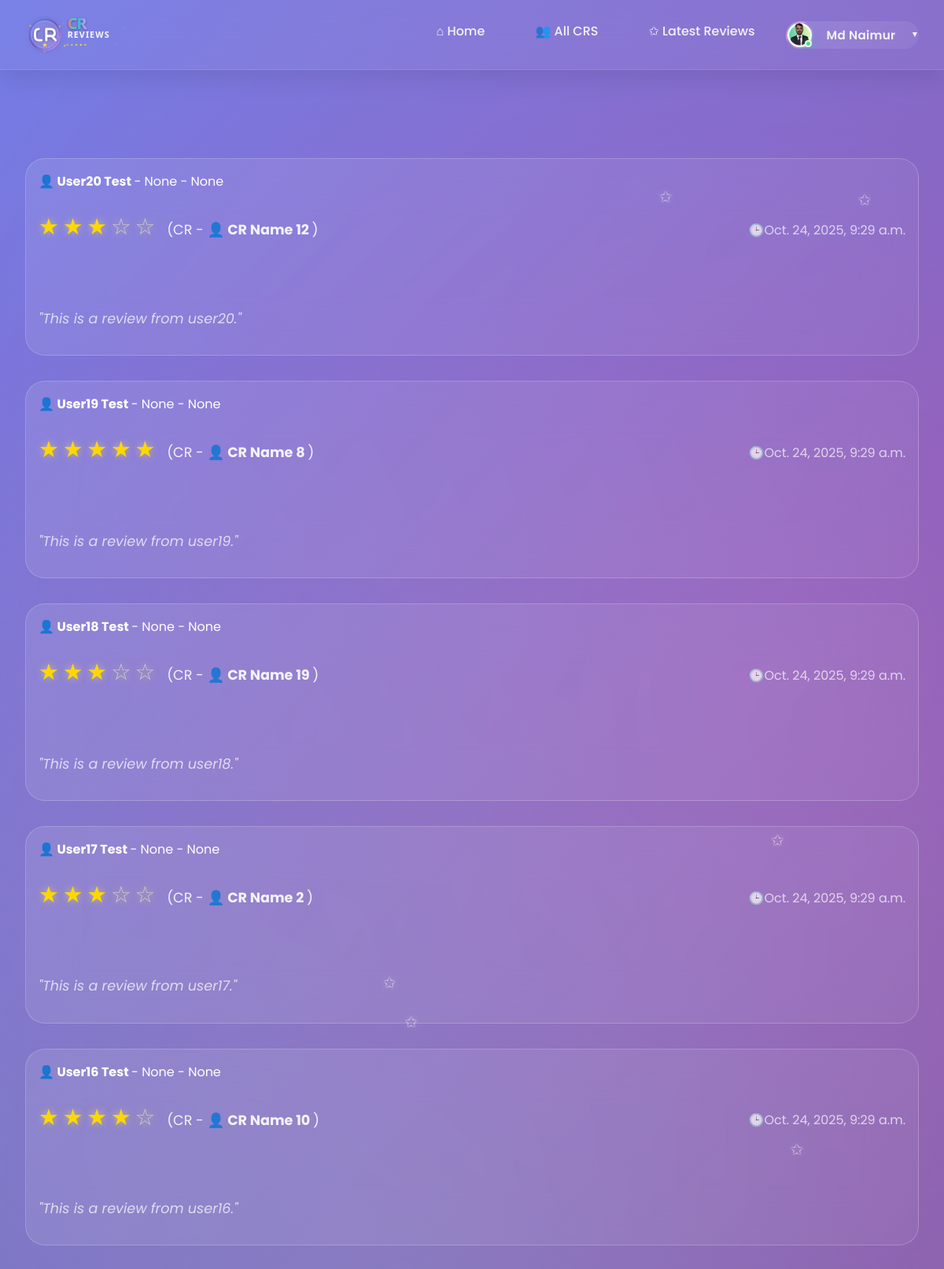
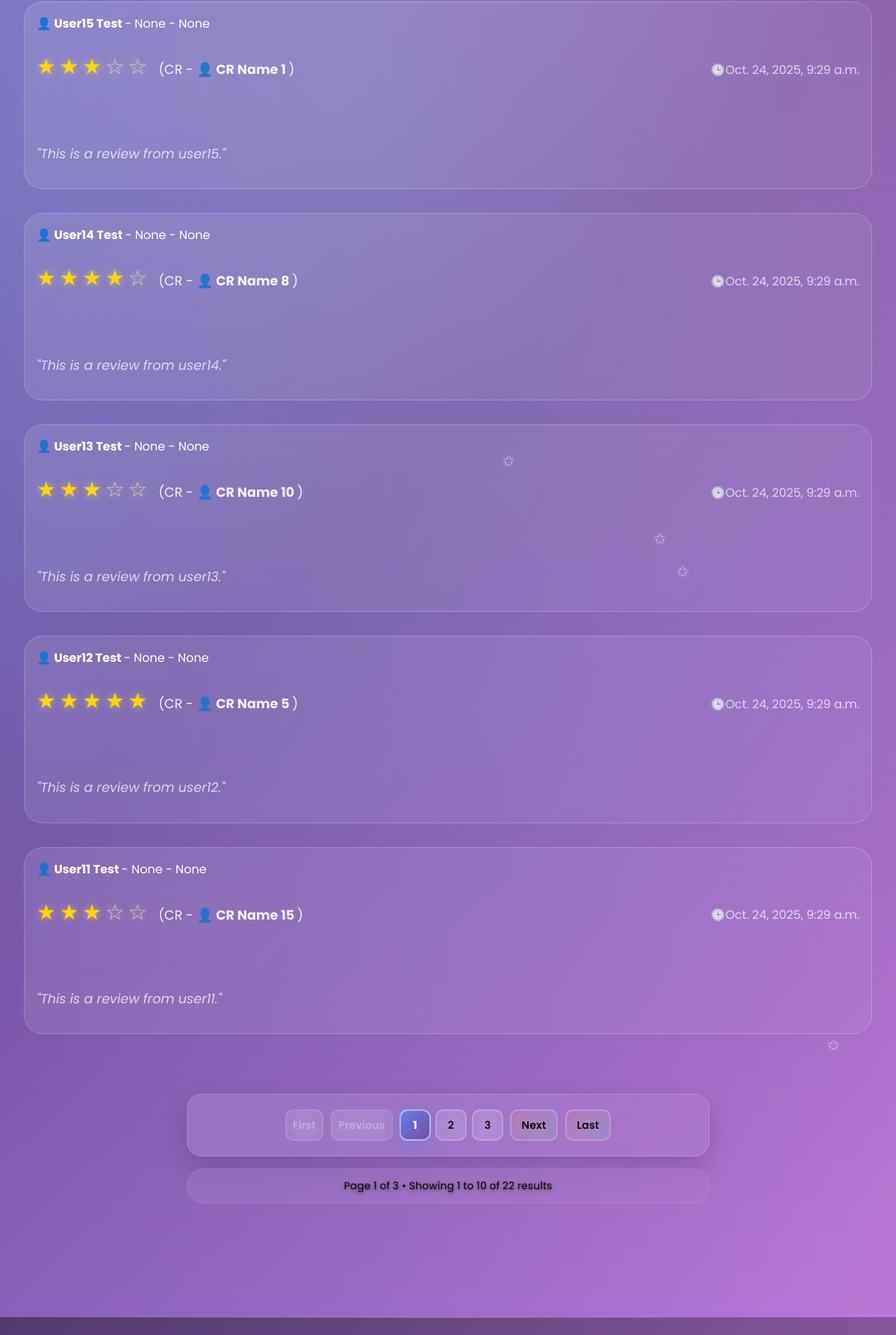
Screenshot of /latest_reviews/ (signed in, upper part) with the database file from the repository (2 pictures, top to bottom).
### userprofile/models.py (models this page shows, shortened)
class User(AbstractBaseUser,PermissionsMixin):
    university=models.ForeignKey(University, on_delete=models.SET_NULL,related_name='university',null=True,blank=True)
    department=models.ForeignKey(Department, on_delete=models.SET_NULL,related_name='department',null=True,blank=True)
    profile_picture=models.ImageField(upload_to=user_profile_picture_path,null=True,blank=True)
    first_name = models.CharField(max_length=50)
    last_name = models.CharField(max_length=50)
    gender = models.CharField(choices=[('M', 'Male'), ('F', 'Female')], max_length=1)
    email = models.EmailField(unique=True)
    phone=models.CharField(max_length=20,null=True,blank=True)
    date_of_birth=models.DateField(null=True,blank=True)
    student_id=models.CharField(max_length=50,unique=True,null=True,blank=True)
    batch=models.CharField(max_length=20,null=True,blank=True)
    dept_batch = models.CharField(max_length=20 , blank=True, null=True)
    section=models.CharField(max_length=20,null=True,blank=True)
    bio=models.TextField(null=True,blank=True)
    facebook_url=models.URLField(default='https://www.facebook.com/')
    instagram_url=models.URLField(default='https://www.instagram.com/')
    linkedin_url=models.URLField(default='https://www.linkedin.com/')
    role=models.CharField(max_length=20, default='student')
    slug=models.SlugField(blank=True,unique=True)
    is_active = models.BooleanField(default=True)
    is_staff = models.BooleanField(default=False)
    created_at = models.DateTimeField(auto_now_add=True)
    updated_at = models.DateTimeField(auto_now=True)
    deleted_at = models.DateTimeField(blank=True, null=True)
    USERNAME_FIELD = 'email'
    REQUIRED_FIELDS = ['first_name','last_name']
    objects = CustomUserManager()
    def get_full_name(self):
        return f"{self.first_name} {self.last_name}"

### cr/models.py (models this page shows, shortened)
class Review(models.Model):
    user=models.OneToOneField('userprofile.User', on_delete=models.CASCADE,related_name='userreviews')
    cr_profile=models.ForeignKey(CrProfile, on_delete=models.CASCADE,related_name='cr_reviews')
    rating = models.PositiveSmallIntegerField()
    description = models.TextField(blank=True, null=True)
    slug = models.SlugField(unique=True, blank=True)
    created_at = models.DateTimeField(auto_now_add=True)
    updated_at = models.DateTimeField(auto_now=True)
    deleted_at = models.DateTimeField(blank=True, null=True)

class CrProfile(models.Model):
    user=models.OneToOneField('userprofile.User', on_delete=models.CASCADE,related_name='user_profile')
    university=models.ForeignKey(University, on_delete=models.CASCADE,related_name='university_crs')
    department=models.ForeignKey(Department, on_delete=models.CASCADE,related_name='department_crs')
    cr_status = models.CharField(
    max_length=20,
    choices=[('Present', 'Present CR'), ('Former', 'Former CR')],
    default='Present'
    )
    profile_picture = models.ImageField(upload_to='cr_profile_pictures/', blank=True, null=True)
    name = models.CharField(max_length=100)
    gender = models.CharField(choices=[('M', 'Male'), ('F', 'Female')], max_length=1)
    email = models.EmailField(blank=True, null=True)
    phone = models.CharField(max_length=30, blank=True, null=True)
    st_id = models.CharField(max_length=50, unique=True)
    batch = models.CharField(max_length=20)
    dept_batch = models.CharField(max_length=20 , blank=True, null=True)
    section = models.CharField(max_length=10)
    bio = models.TextField(blank=True, null=True)
    date_of_birth = models.DateField(blank=True, null=True)
    slug = models.SlugField(unique=True, blank=True)
    facebook_url = models.URLField(default='https://www.facebook.com/')
    instagram_url = models.URLField(default='https://www.instagram.com/')
    linkedin_url = models.URLField(default='https://www.linkedin.com/')
    created_at=models.DateTimeField(auto_now_add=True)
    updated_at=models.DateTimeField(auto_now=True)
    deleted_at=models.DateTimeField(auto_now=True,blank=True,null=True)

### cr/views.py (the view)
# urls.py: path('latest_reviews/',latest_reviews,name='latest_reviews'),
def latest_reviews(request):
    reviews=Review.objects.all().order_by('-created_at')
    paginator = Paginator(reviews,10)
    page_number = request.GET.get('page',1)
    try:
        reviews = paginator.page(page_number)
    except PageNotAnInteger:
        reviews = paginator.page(1)
    except EmptyPage:
        reviews = paginator.page(1)
    context={
        'review':reviews,
        'paginator':paginator,
    }
    return render(request,'latest_reviews.html',context)

### templates/latest_reviews.html (shortened to what this page needs)
{% extends 'base.html' %}
{% load  static %}
{% block content %}
    <div id="latest-reviews" class="page">
        <div class="container">
            <div class="section">
                 {% for review in review %}
                <div class="review-card">
                    <div class="review-header">
                        <div>
                             <strong><a href="{% url 'user_view' review.user.slug %}" style="text-decoration: none; color: inherit;">👤 {{review.user.get_full_name}}</a> </strong> - {{review.user.university}} - {{review.user.department}}
                            <div class="rating">
                                {% for i in "12345" %} {% if forloop.counter <= review.rating %}
                                <span class="star filled">★</span>
                                {% else %}
                                <span class="star">☆</span>
                                {% endif %}
                                {% endfor %}
                                <span class="review_cr">(CR - <strong><a href="{% url 'cr_profile' review.cr_profile.slug %}" style="text-decoration: none; color: inherit;">👤 {{review.cr_profile.name}}</a> </strong>)</span>
                            </div>
                        </div>
                        <div style="color: rgba(255,255,255,0.7); font-weight: 400;">🕒{{review.created_at}}</div>
                    </div>
                    <div class="review-text">
                        "{{review.description}}"
                    </div>
                </div>
                {% endfor %}
            </div>
            {% if review.has_other_pages %}
            <div class="pagination-section">
                <div class="pagination">
                    {% if review.has_previous %}
                        <a href="?page=1" class="pagination-btn pagination-first">
                            <span>First</span>
                        </a>
                        <a href="?page={{ review.previous_page_number }}" class="pagination-btn pagination-prev">
                            <span>Previous</span>
                        </a>
                    {% else %}
                        <span class="pagination-btn pagination-disabled">
                            <span>First</span>
                        </span>
                        <span class="pagination-btn pagination-disabled">
                            <span>Previous</span>
                        </span>
                    {% endif %}
                    <div class="pagination-numbers">
                        {% for num in review.paginator.page_range %}
                            {% if review.number == num %}
                                <span class="pagination-btn pagination-active">{{ num }}</span>
                            {% elif num > review.number|add:'-3' and num < review.number|add:'3' %}
                                <a href="?page={{ num }}" class="pagination-btn">{{ num }}</a>
                            {% endif %}
                        {% endfor %}
                    </div>
                    {% if review.has_next %}
                        <a href="?page={{ review.next_page_number }}" class="pagination-btn pagination-next">
                            <span>Next</span>
                        </a>
                        <a href="?page={{ review.paginator.num_pages }}" class="pagination-btn pagination-last">
                            <span>Last</span>
                        </a>
                    {% endif %}
                </div>
                <div class="pagination-info">
                    <p>Page {{ review.number }} of {{ review.paginator.num_pages }} • Showing {{ review.start_index }} to {{ review.end_index }} of {{ review.paginator.count }} results</p>
                </div>
            </div>
            {% endif %}
        </div>
    </div>
{% endblock content %}

### templates/base.html (shortened to what this page needs)
<!DOCTYPE html>
<html lang="en">
{% load static %}
<head>
    <link rel="stylesheet" href="{% static 'style.css' %}">
    <link rel="stylesheet" href="{% static 'add_cr.css' %}">
    <link rel="stylesheet" href="{% static 'user_dashboard.css' %}">
    <link rel="stylesheet" href="{% static 'edit_user_settings.css' %}">
</head>
<body>
    <nav class="navbar">
        <div class="nav-container">
            <a href="{% url 'home' %}" style="display: flex; align-items: center; text-decoration: none;">
            <img src="{% static 'logo.svg' %}" alt="CR Reviews" style="height: 50px; margin-right: 10px;">
            </a>
            <ul class="nav-links">
                <li><a href="{% url 'home' %}" class="nav-link">⌂ Home</a></li>
                <li><a href="{% url 'all_cr' %}" class="nav-link" >👥 All CRS</a></li>
                <li><a href="{% url 'latest_reviews' %}" class="nav-link" >✩ Latest Reviews</a></li>
                {% if user.is_authenticated %}
                <li class="user-dropdown">
                <a href="#" class="nav-link user-profile-btn">
                    <span class="user-avatar">
                    {% if user.profile_picture %}
                        <img src="{{ user.profile_picture.url }}" alt="{{ user.name }}" />
                    {% else %}
                        {{ user.first_name|first|upper }}
                    {% endif %}
                    </span>
                    <span class="user-name">{{user.first_name}}</span>
                    <span class="dropdown-arrow">▼</span>
                </a>
                </li>
                {% else %}
                <li><a href="{% url 'login'%}" class="nav-link" >🔑 Login</a></li>
                <li><a href="{%url 'registration'%}" class="nav-link">👤+ Registration</a></li>
                {% endif %}
            </ul>
        </div>
    </nav>
    {% block content %}
    {% endblock content %}
    {% include 'footer.html' %}
</body>
</html>

### static/user_dashboard.css (style rules this page uses)
.review-header { display: flex; justify-content: space-between; align-items: center; margin-bottom: 1rem; }
.review-text { color: rgba(255, 255, 255, 0.8); line-height: 1.6; margin-bottom: 1rem; }

### rows the page displays
User: profile_picture (picture), first_name "Md Naimur"
Review: user.get_full_name "User20 Test", user.university "None", user.department "None", rating 3 (drawn), cr_profile.name "CR Name 12", created_at "Oct. 24, 2025, 9:29 a.m.", description "This is a review from user20."
Review: user.get_full_name "User19 Test", user.university "None", user.department "None", rating 5 (drawn), cr_profile.name "CR Name 8", created_at "Oct. 24, 2025, 9:29 a.m.", description "This is a review from user19."
Review: user.get_full_name "User18 Test", user.university "None", user.department "None", rating 3 (drawn), cr_profile.name "CR Name 19", created_at "Oct. 24, 2025, 9:29 a.m.", description "This is a review from user18."
Review: user.get_full_name "User17 Test", user.university "None", user.department "None", rating 3 (drawn), cr_profile.name "CR Name 2", created_at "Oct. 24, 2025, 9:29 a.m.", description "This is a review from user17."
Review: user.get_full_name "User16 Test", user.university "None", user.department "None", rating 4 (drawn), cr_profile.name "CR Name 10", created_at "Oct. 24, 2025, 9:29 a.m.", description "This is a review from user16."
Review: user.get_full_name "User15 Test", user.university "None", user.department "None", rating 3 (drawn), cr_profile.name "CR Name 1", created_at "Oct. 24, 2025, 9:29 a.m.", description "This is a review from user15."
Review: user.get_full_name "User14 Test", user.university "None", user.department "None", rating 4 (drawn), cr_profile.name "CR Name 8", created_at "Oct. 24, 2025, 9:29 a.m.", description "This is a review from user14."
Review: user.get_full_name "User13 Test", user.university "None", user.department "None", rating 3 (drawn), cr_profile.name "CR Name 10", created_at "Oct. 24, 2025, 9:29 a.m.", description "This is a review from user13."
Review: user.get_full_name "User12 Test", user.university "None", user.department "None", rating 5 (drawn), cr_profile.name "CR Name 5", created_at "Oct. 24, 2025, 9:29 a.m.", description "This is a review from user12."
Review: user.get_full_name "User11 Test", user.university "None", user.department "None", rating 3 (drawn), cr_profile.name "CR Name 15", created_at "Oct. 24, 2025, 9:29 a.m.", description "This is a review from user11."

### other values shown
{{ num }} "1"
{{ num }} "2" "3"
{{ review.number }} "1"
{{ review.paginator.num_pages }} "3"
{{ review.start_index }} "1"
{{ review.end_index }} "10"
{{ review.paginator.count }} "22"
